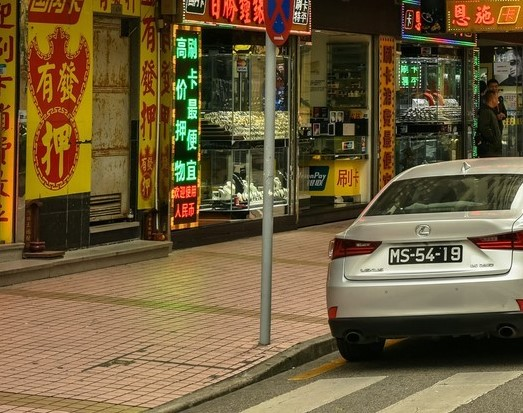
#> input picture HW3/images/china_street_cut/image_part_04.jpg, 523 x 413 px, found by its file name
$ python 1_2_1_1.py
#> lines starting #> are read from the running program, lines starting #| are printed output that depends on the picture; long printed decimals are rounded
import numpy as np
import matplotlib.pyplot as plt
from time import time
import cv2

def find_piece(img1, img2):
    lead = 0
    if len(img1)<len(img2):
        temp = img1
        img1 = img2
        img2 = temp
        lead = 1
    #теперь img1 - самое большое по строкам
    rows1, cols1 = img1.shape
    rows2, cols2 = img2.shape

    cols = min(cols1, cols2)
    rows = min(rows1, rows2)

    max_cor = [-1]*4
    cor_place = [(0,0,0,0)]*4
    for i in range(rows1-rows):
        for j in range(5, cols//2):
            img1_cut = img1[i:rows+i, (cols//2)+j:cols1]#Справа отрезаем полосу
            img2_cut = img2[:,:j]#Слева отрезаем полосу
            hist1 = cv2.calcHist([img1_cut.ravel()], [0], None, [256], [0,256])
            hist2 = cv2.calcHist([img2_cut.ravel()], [0], None, [256], [0,256])
            hist1 /= hist1.max()
            hist2 /= hist2.max()
            cor = cv2.compareHist(hist1, hist2, cv2.HISTCMP_CORREL)
            if cor>max_cor[0]:
                max_cor[0] = cor
                cor_place[0] = (i, cols//2+j, lead, 0)
            img1_cut = img1[i:rows+i, :j]#Слева отрезаем полосу
            img2_cut = img2[:,(cols//2)+j:cols2]#Справа отрезаем полосу
            hist1 = cv2.calcHist([img1_cut.ravel()], [0], None, [256], [0,256])
            hist2 = cv2.calcHist([img2_cut.ravel()], [0], None, [256], [0,256])
            hist1 /= hist1.max()
            hist2 /= hist2.max()
            cor = cv2.compareHist(hist1, hist2, cv2.HISTCMP_CORREL)
            if cor>max_cor[1]:
                max_cor[1] = cor
                cor_place[1] = (i, j, lead, 1)
    res_cor = (0,0,0,0)
    print(max_cor)
    for k in range(4):
        if max_cor[k] == max(max_cor): res_cor = cor_place[k]
    return res_cor


def connect_images(img1, img2, place):
    if place[2] == 1:
        temp = img1
        img1 = img2
        img2 = temp
    #img1 - самое большое по строкам

    rows1, cols1, _ = img1.shape
    rows2, cols2, _ = img2.shape


    if place[3] == 0:#к 1 добавляем слева
        result = np.zeros((rows1, place[1]+cols1, 3), dtype=np.int64)
        result[:rows1, place[1]:place[1]+cols1, :] = img1
        result[place[0]:place[0]+rows2, :cols2, :] = img2
    else:
        result = np.zeros((rows1, cols2-place[1]+cols1, 3), dtype=np.int64)
        result[place[0]:place[0]+rows2, :cols2, :] = img2
        result[:rows1, cols2-place[1]:cols2-place[1]+cols1, :] = img1
    return result


img1 = cv2.imread('./HW3/images/china_street_cut/image_part_04.jpg')
#> img1 is the input picture: shape (413, 523, 3); mean B, G, R 59.2, 91.9, 110.2
img1_bw = cv2.cvtColor(img1, cv2.COLOR_BGR2GRAY)
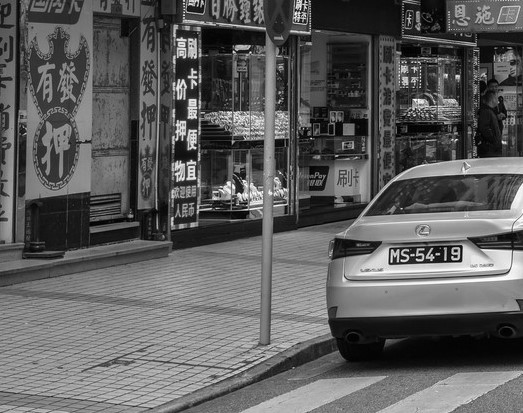
#> img1_bw: shape (413, 523); min 0, max 254, mean 93.6
img1 = cv2.cvtColor(img1, cv2.COLOR_BGR2RGB)

img2 = cv2.imread('./HW3/images/china_street_cut/image_part_05.jpg')
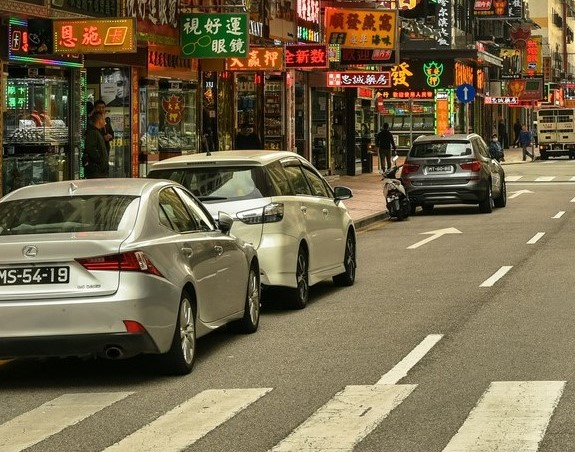
#> input picture HW3/images/china_street_cut/image_part_05.jpg, 575 x 452 px, found by its file name
#> img2 is the input picture: shape (452, 575, 3); mean B, G, R 77.1, 104.3, 117
img2_bw = cv2.cvtColor(img2, cv2.COLOR_BGR2GRAY)
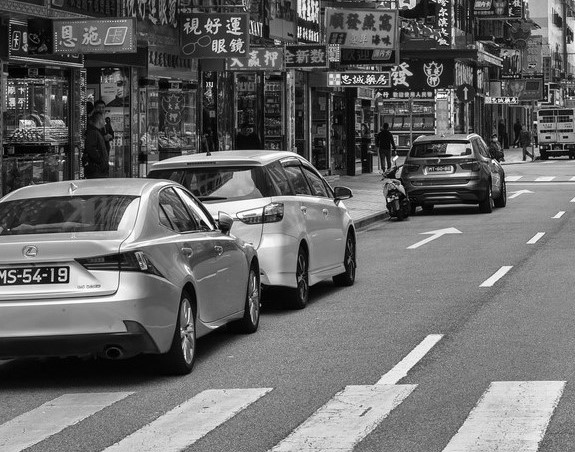
#> img2_bw: shape (452, 575); min 0, max 255, mean 105
img2 = cv2.cvtColor(img2, cv2.COLOR_BGR2RGB)


place = find_piece(img1_bw, img2_bw)
#> after the loop in find_piece, `for i in range(rows1-rows):`: cor_place = [(0, 353, 1, 0), (20, 130, 1, 1), (0, 0, 0, 0), (0, 0, 0, 0)]; max_cor = [0.816, 0.99, -1, -1]
#| [0.8157, 0.9903, -1, -1]
#> the loop in find_piece, `for k in range(4):` made 4 passes
#> place = (20, 130, 1, 1)
print(place)
#| (20, 130, 1, 1)
result = connect_images(img1, img2, place)
#> in connect_images, `result[place[0]:place[0]+rows2, :cols2, :] = img2`:
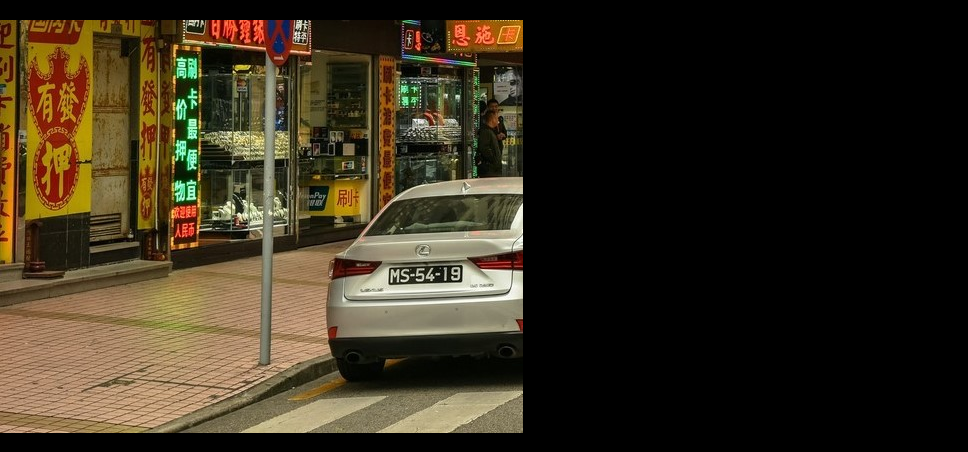
#> result: shape (452, 968, 3) int64; mean R, G, B 54.4, 45.4, 29.2
#> in connect_images, `result[:rows1, cols2-place[1]:cols2-place[1]+cols1, :] = img1`:
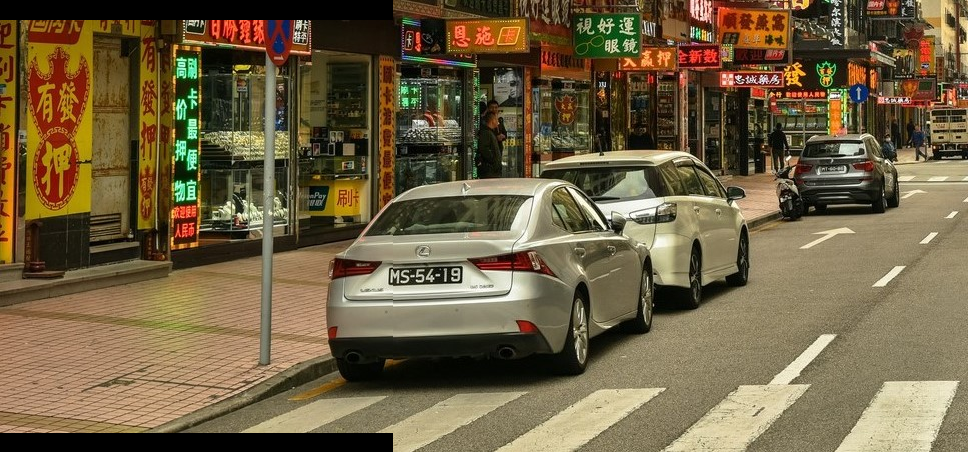
#> result: shape (452, 968, 3) int64; mean R, G, B 111.9, 96.2, 66.6


fig, axs = plt.subplots(1, 3, figsize = (10, 4))
ax1, ax2, ax3 = axs

ax1.imshow(img1.copy())
ax1.set_title('img1', fontsize=15)

ax2.imshow(img2.copy())
ax2.set_title('img2', fontsize=15)

ax3.imshow(result.copy())
ax3.set_title('res', fontsize=15)
plt.show()
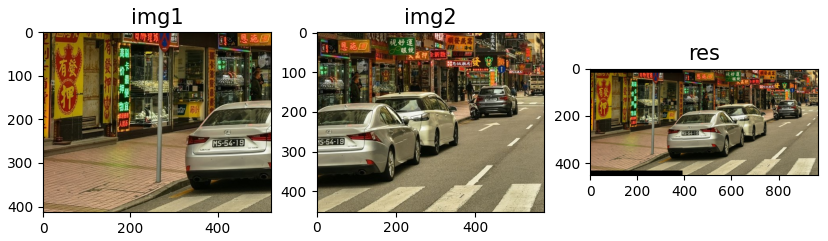
#> figure drawn by matplotlib, 3 panels
